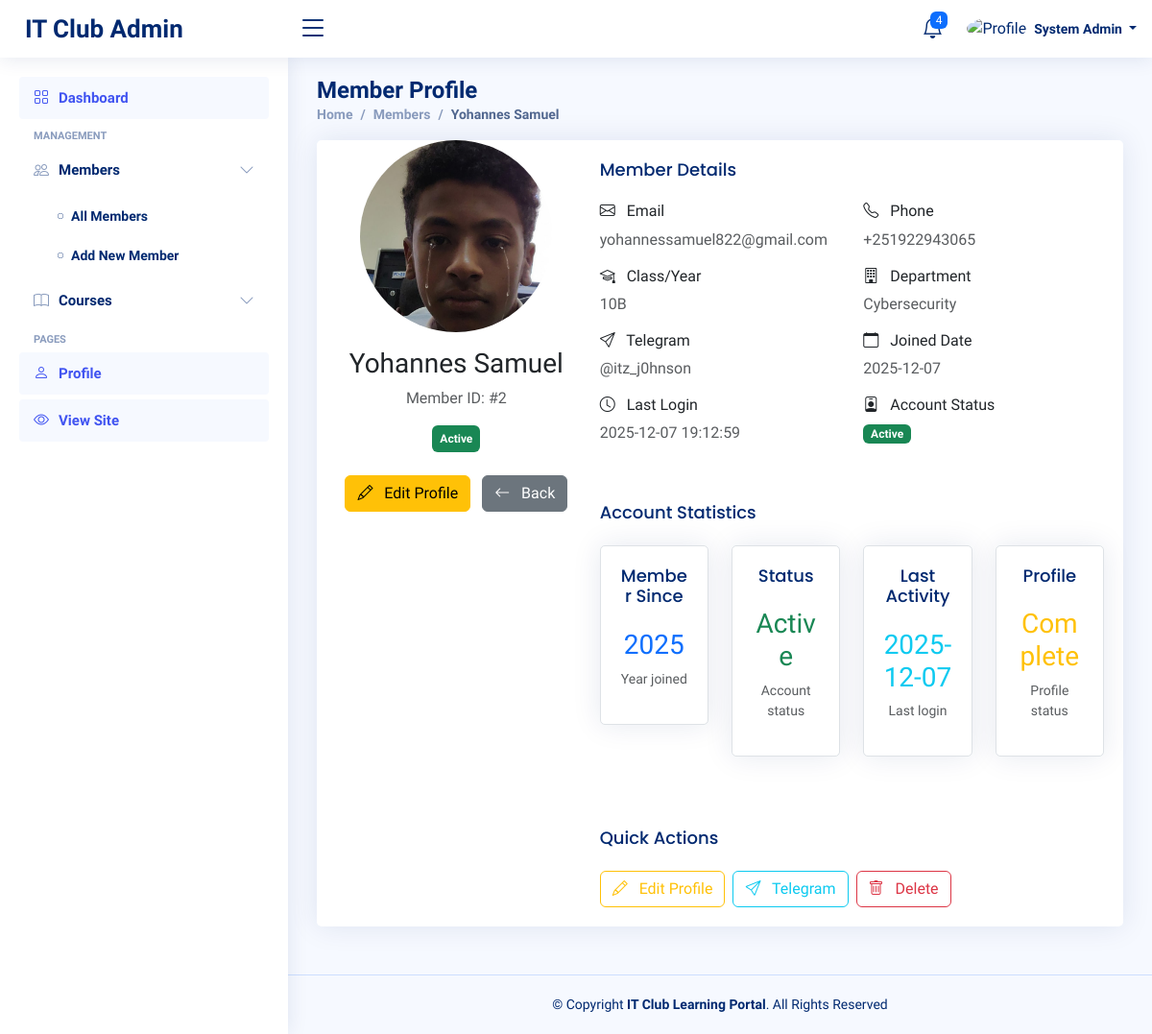
The page /admin/members/view/2 (signed in) on the database its author committed.
### tables this page shows
CREATE TABLE members (
        id INTEGER PRIMARY KEY AUTOINCREMENT,
        full_name TEXT NOT NULL,
        class_name TEXT,
        email TEXT UNIQUE NOT NULL,
        password TEXT NOT NULL,
        phone_number TEXT,
        telegram_username TEXT,
        department TEXT,
        profile_picture TEXT,
        status TEXT DEFAULT 'active',
        created_at TIMESTAMP DEFAULT CURRENT_TIMESTAMP,
        last_login TIMESTAMP
    );

### app.py (the view)
@app.route('/admin/members/view/<int:member_id>')
@admin_required
def view_member(member_id):
    db = get_db()
    member_row = db.execute('SELECT * FROM members WHERE id = ?', (member_id,)).fetchone()
    member = row_to_dict(member_row)
    if member:
        member['profile_picture'] = resolve_media_path(member.get('profile_picture'))
        member.setdefault('full_name', '')
        member.setdefault('created_at', None)
    return render_template('admin/view_member.html', member=member)

### templates/admin/view_member.html (shortened to what this page needs)
<!DOCTYPE html>
<html lang="en">
<head>
  <link href="{{ url_for('static', filename='vendor/bootstrap/css/bootstrap.min.css') }}" rel="stylesheet">
  <link href="{{ url_for('static', filename='vendor/bootstrap-icons/bootstrap-icons.css') }}" rel="stylesheet">
  <link href="{{ url_for('static', filename='vendor/boxicons/css/boxicons.min.css') }}" rel="stylesheet">
  <link rel="stylesheet" href="https://cdn.jsdelivr.net/npm/bootstrap-icons@1.10.5/font/bootstrap-icons.css">
  <link rel="stylesheet" href="https://cdnjs.cloudflare.com/ajax/libs/boxicons/2.1.4/css/boxicons.min.css">
  <link rel="stylesheet" href="https://cdn.jsdelivr.net/npm/remixicon@2.5.0/fonts/remixicon.css">
  <link href="{{ url_for('static', filename='css/style.css') }}" rel="stylesheet">
</head>
<body>
  <header id="header" class="header fixed-top d-flex align-items-center">
    <div class="d-flex align-items-center justify-content-between">
      <a href="{{ url_for('admin_dashboard') }}" class="logo d-flex align-items-center">
        <span class="d-none d-lg-block">IT Club Admin</span>
      </a>
      <i class="bi bi-list toggle-sidebar-btn"></i>
    </div>
    <nav class="header-nav ms-auto">
      <ul class="d-flex align-items-center">
        <li class="nav-item dropdown">
          <a class="nav-link nav-icon" href="#" data-bs-toggle="dropdown">
            <i class="bi bi-bell"></i>
            <span class="badge bg-primary badge-number">4</span>
          </a>
        </li>
        <li class="nav-item dropdown pe-3">
          <a class="nav-link nav-profile d-flex align-items-center pe-0" href="#" data-bs-toggle="dropdown">
            <img src="{{ (admin.profile_picture if admin and admin.profile_picture else url_for('static', filename='img/profile-img.jpg')) }}" alt="Profile" class="rounded-circle">
            <span class="d-none d-md-block dropdown-toggle ps-2">
              {{ session.get('admin_name', 'Admin') }}
            </span>
          </a>
        </li>
      </ul>
    </nav>
  </header>
  <aside id="sidebar" class="sidebar">
    <ul class="sidebar-nav" id="sidebar-nav">
      <li class="nav-item">
        <a class="nav-link" href="{{ url_for('admin_dashboard') }}">
          <i class="bi bi-grid"></i><span>Dashboard</span>
        </a>
      </li>
      <li class="nav-heading">Management</li>
      <li class="nav-item">
        <a class="nav-link collapsed" data-bs-target="#members-nav" data-bs-toggle="collapse" href="#">
          <i class="bi bi-people"></i><span>Members</span><i class="bi bi-chevron-down ms-auto"></i>
        </a>
        <ul id="members-nav" class="nav-content collapse show" data-bs-parent="#sidebar-nav">
          <li><a href="{{ url_for('admin_members') }}"><i class="bi bi-circle"></i><span>All Members</span></a></li>
          <li><a href="{{ url_for('add_members') }}"><i class="bi bi-circle"></i><span>Add New Member</span></a></li>
        </ul>
      </li>
      <li class="nav-item">
        <a class="nav-link collapsed" data-bs-target="#courses-nav" data-bs-toggle="collapse" href="#">
          <i class="bi bi-book"></i><span>Courses</span><i class="bi bi-chevron-down ms-auto"></i>
        </a>
      </li>
      <li class="nav-heading">Pages</li>
      <li class="nav-item">
        <a class="nav-link" href="{{ url_for('admin_profile') }}">
          <i class="bi bi-person"></i><span>Profile</span>
        </a>
      </li>
      <li class="nav-item">
        <a class="nav-link" href="{{ url_for('index') }}" target="_blank">
          <i class="bi bi-eye"></i><span>View Site</span>
        </a>
      </li>
    </ul>
  </aside>
  <main id="main" class="main">
    <div class="pagetitle">
      <h1>Member Profile</h1>
      <nav>
        <ol class="breadcrumb">
          <li class="breadcrumb-item"><a href="{{ url_for('admin_dashboard') }}">Home</a></li>
          <li class="breadcrumb-item"><a href="{{ url_for('admin_members') }}">Members</a></li>
          <li class="breadcrumb-item active">{{ member.full_name }}</li>
        </ol>
      </nav>
    </div>
    <section class="section">
      <div class="row">
        <div class="col-lg-12">
          <div class="card">
            <div class="card-body">
              <div class="row">
                <div class="col-lg-4">
                  <div class="text-center">
                    {% if member.profile_picture %}
                    <img src="{{ member.profile_picture }}" alt="Profile" class="rounded-circle img-fluid" style="width: 200px; height: 200px; object-fit: cover;">
                    {% else %}
                    <div class="rounded-circle bg-secondary d-flex align-items-center justify-content-center mx-auto" style="width: 200px; height: 200px;">
                      <span class="text-white fw-bold display-3">{{ member.full_name[0]|upper if member.full_name else '?' }}</span>
                    </div>
                    {% endif %}
                    <h3 class="mt-3">{{ member.full_name }}</h3>
                    <p class="text-muted">Member ID: #{{ member.id }}</p>
                    <span class="badge bg-{{ 'success' if member.status == 'active' else 'secondary' }} p-2">
                      {{ member.status|title if member.status else 'N/A' }}
                    </span>
                    <div class="mt-4">
                      <a href="{{ url_for('edit_members', member_id=member.id) }}" class="btn btn-warning">
                        <i class="bi bi-pencil me-2"></i> Edit Profile
                      </a>
                      <a href="{{ url_for('admin_members') }}" class="btn btn-secondary ms-2">
                        <i class="bi bi-arrow-left me-2"></i> Back
                      </a>
                    </div>
                  </div>
                </div>
                <div class="col-lg-8">
                  <h5 class="card-title">Member Details</h5>
                  <div class="row mb-4">
                    <div class="col-md-6">
                      <h6><i class="bi bi-envelope me-2"></i> Email</h6>
                      <p class="text-muted">{{ member.email }}</p>
                    </div>
                    <div class="col-md-6">
                      <h6><i class="bi bi-telephone me-2"></i> Phone</h6>
                      <p class="text-muted">{{ member.phone_number or 'Not provided' }}</p>
                    </div>
                    <div class="col-md-6">
                      <h6><i class="bi bi-mortarboard me-2"></i> Class/Year</h6>
                      <p class="text-muted">{{ member.class_name or 'Not specified' }}</p>
                    </div>
                    <div class="col-md-6">
                      <h6><i class="bi bi-building me-2"></i> Department</h6>
                      <p class="text-muted">{{ member.department or 'Not specified' }}</p>
                    </div>
                    <div class="col-md-6">
                      <h6><i class="bi bi-send me-2"></i> Telegram</h6>
                      <p class="text-muted">
                        {% if member.telegram_username %}
                        @{{ member.telegram_username }}
                        {% else %}
                        Not provided
                        {% endif %}
                      </p>
                    </div>
                    <div class="col-md-6">
                      <h6><i class="bi bi-calendar me-2"></i> Joined Date</h6>
                      <p class="text-muted">{{ member.created_at[:10] if member.created_at else 'N/A' }}</p>
                    </div>
                    <div class="col-md-6">
                      <h6><i class="bi bi-clock me-2"></i> Last Login</h6>
                      <p class="text-muted">
                        {% if member.last_login %}
                        {{ member.last_login[:19] if member.last_login else 'Never logged in' }}
                        {% else %}
                        Never logged in
                        {% endif %}
                      </p>
                    </div>
                    <div class="col-md-6">
                      <h6><i class="bi bi-person-badge me-2"></i> Account Status</h6>
                      <p class="text-muted">
                        <span class="badge bg-{{ 'success' if member.status == 'active' else 'secondary' }}">
                          {{ member.status|title if member.status else 'N/A' }}
                        </span>
                      </p>
                    </div>
                  </div>
                  <h5 class="card-title mt-4">Account Statistics</h5>
                  <div class="row">
                    <div class="col-md-3">
                      <div class="card border">
                        <div class="card-body text-center">
                          <h6 class="card-title">Member Since</h6>
                          <h3 class="text-primary">
                            {% if member.created_at %}
                            {{ member.created_at[:4] }}
                            {% else %}
                            N/A
                            {% endif %}
                          </h3>
                          <p class="text-muted small">Year joined</p>
                        </div>
                      </div>
                    </div>
                    <div class="col-md-3">
                      <div class="card border">
                        <div class="card-body text-center">
                          <h6 class="card-title">Status</h6>
                          <h3 class="text-{{ 'success' if member.status == 'active' else 'secondary' }}">
                            {{ member.status|title if member.status else 'N/A' }}
                          </h3>
                          <p class="text-muted small">Account status</p>
                        </div>
                      </div>
                    </div>
                    <div class="col-md-3">
                      <div class="card border">
                        <div class="card-body text-center">
                          <h6 class="card-title">Last Activity</h6>
                          <h3 class="text-info">
                            {% if member.last_login %}
                            {{ member.last_login[:10] }}
                            {% else %}
                            Never
                            {% endif %}
                          </h3>
                          <p class="text-muted small">Last login</p>
                        </div>
                      </div>
                    </div>
                    <div class="col-md-3">
                      <div class="card border">
                        <div class="card-body text-center">
                          <h6 class="card-title">Profile</h6>
                          <h3 class="text-warning">
                            {% if member.profile_picture %}
                            Complete
                            {% else %}
                            Basic
                            {% endif %}
                          </h3>
                          <p class="text-muted small">Profile status</p>
                        </div>
                      </div>
                    </div>
                  </div>
                  <h5 class="card-title mt-4">Quick Actions</h5>
                  <div class="d-flex flex-wrap gap-2">
                    <a href="{{ url_for('edit_members', member_id=member.id) }}" class="btn btn-outline-warning">
                      <i class="bi bi-pencil me-2"></i> Edit Profile
                    </a>
                    {% if member.telegram_username %}
                    <a href="https://t.me/{{ member.telegram_username }}" target="_blank" class="btn btn-outline-info">
                      <i class="bi bi-send me-2"></i> Telegram
                    </a>
                    {% endif %}
                    <button type="button" class="btn btn-outline-danger" data-bs-toggle="modal" data-bs-target="#deleteModal">
                      <i class="bi bi-trash me-2"></i> Delete
                    </button>
                  </div>
                </div>
              </div>
            </div>
          </div>
        </div>
      </div>
    </section>
  </main>
  <footer id="footer" class="footer">
    <div class="copyright">
      &copy; Copyright <strong><span>IT Club Learning Portal</span></strong>. All Rights Reserved
    </div>
  </footer>
</body>
</html>

### rows shown on the page
members: full_name "Yohannes Samuel", profile_picture (picture), id "2", status "Active", email "yohannessamuel822@gmail.com", phone_number "+251922943065", class_name "10B", department "Cybersecurity", telegram_username "itz_j0hnson", created_at "2025-12-07", last_login "2025-12-07 19:12:59", created_at "2025", last_login "2025-12-07"

### other values the page prints
{{ session.get('admin_name', 'Admin') }} "System Admin"
